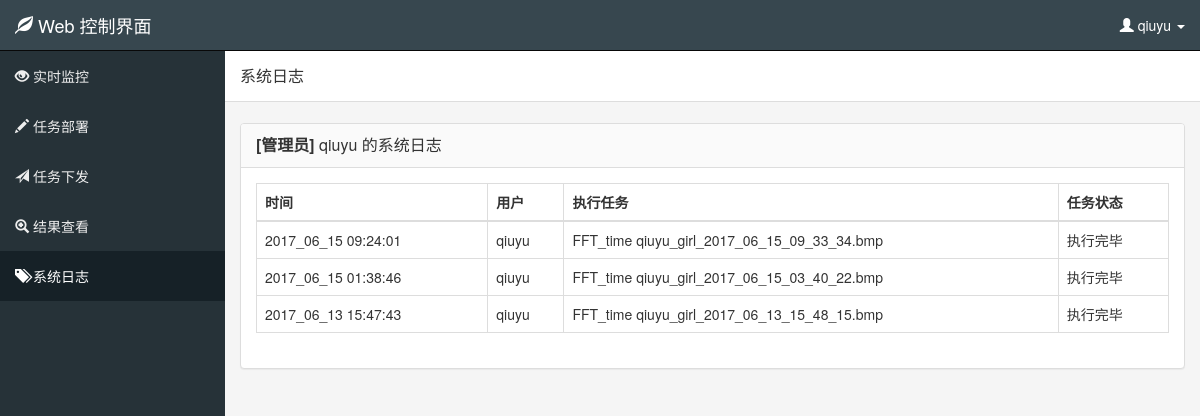
Page /system-log (signed in) on the earlier database version.
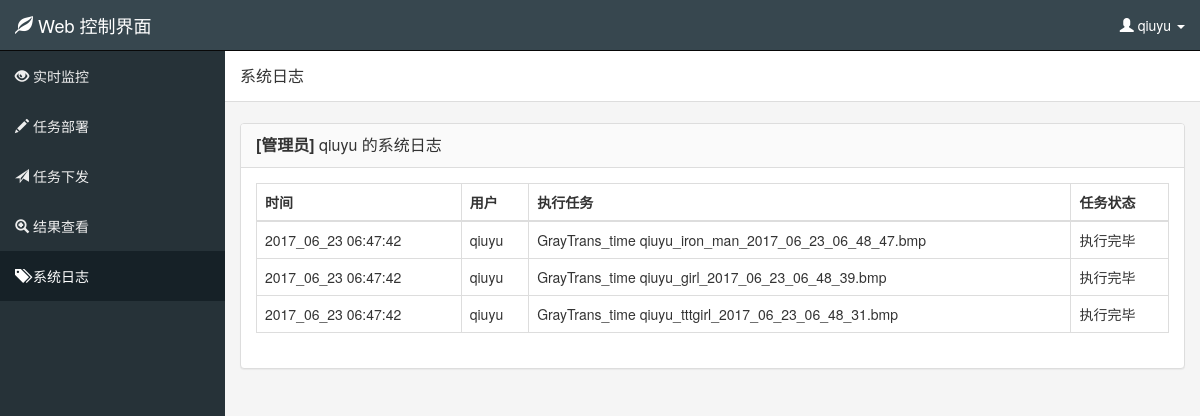
Same page on the later database version.
### app/models.py (models this page shows, shortened)
class User(UserMixin, db.Model):
    __tablename__ = 'users'
    id = db.Column(db.Integer, primary_key=True)
    email = db.Column(db.String(64), unique=True, index=True)
    username = db.Column(db.String(64), unique=True, index=True)
    role_id = db.Column(db.Integer, db.ForeignKey('roles.id'))
    password_hash = db.Column(db.String(128))
    confirmed = db.Column(db.Boolean, default=False)
    last_login = db.Column(db.DateTime, default=datetime.utcnow())
    last_logout = db.Column(db.DateTime, default=datetime.utcnow())
    avatar_hash = db.Column(db.String(32))
    tasks = db.relationship('Task', backref='user_task', lazy='dynamic')
    taskTemps = db.relationship('TaskTemp', backref='user_taskTemp', lazy='dynamic')
    @property
    def password(self):
        raise AttributeError('password is not a readable attribute')
    def is_Administrator(self):
        return self.role.name == "Administrator"

### app/main/views.py (the view)
@main.route('/system-log')
def system_log():
    if not current_user.is_authenticated:
        return redirect(url_for('auth.login'))
    else:
        if current_user.is_Administrator():
            tasks = Task.query.order_by(Task.timestamp.desc()).all()
        else:
            tasks = Task.query.filter_by(user_task=current_user).order_by(Task.timestamp.desc()).all()
        system_log_queue = []
        for task in tasks:
            taskName = task.type + '_' + task.attr + ' ' + \
                       task.data_file_name
            taskStatus = u'等待'
            if task.task_status == Task_Status.WAITING:
                taskStatus = u'等待'
            elif task.task_status == Task_Status.EXECUTABLE:
                taskStatus = u'可执行'
            elif task.task_status == Task_Status.RUNNING:
                taskStatus = u'正在执行'
            elif task.task_status == Task_Status.DONE:
                taskStatus = u'执行完毕'
            log = {
                'time': task.timestamp.strftime('%Y_%m_%d  %H:%M:%S'),
                'user': task.user_task.username,
                'task': taskName,
                'taskStatus': taskStatus
            }
            system_log_queue.append(log)
        return render_template('system_log.html', system_log_queue=system_log_queue, Task_Status=Task_Status)

### app/auth/views.py (called while the page is built)
@auth.before_app_request
def before_request():
    if current_user.is_authenticated \
            and not current_user.confirmed \
            and request.endpoint[:5] != 'auth.' \
            and request.endpoint != 'static':
        return redirect(url_for('auth.unconfirmed'))

### app/models.py (called while the page is built)
@login_manager.user_loader
def load_user(user_id):
    return User.query.get(int(user_id))

### app/templates/system_log.html (shortened to what this page needs)
{% extends "base.html" %}
{% set active_page = 'system_log' %}
{% block head %}
    {{ super() }}
    <link href="https://o.qcloud.com/static_api/v3/assets/datatables-1.10.7/dataTables.bootstrap.css" rel="stylesheet"/>
{% endblock head %}
{% block page_header %}
    系统日志
{% endblock page_header %}
{% block page_content %}
<div class="row">
    <div class="col-md-12">
        <div class="panel panel-default">
            <div class="panel-heading">
                <div class="panel-title">
                    {% if current_user.is_Administrator() %}<b>[管理员] </b>{% endif %}
                    {{ current_user.username }} 的系统日志
                </div>
            </div>
            <div class="panel-body">
                <table id="system_log" class="table table-bordered table-hover">
                    <thead>
                        <tr>
                            <th>时间</th>
                            <th>用户</th>
                            <th>执行任务</th>
                            <th>任务状态</th>
                        </tr>
                    </thead>
                    <tbody>
                        {% for log in system_log_queue %}
                            <tr>
                                <td>{{ log.get('time')|safe }}</td>
                                <td>{{ log.get('user')|safe }}</td>
                                <td>{{ log.get('task')|safe }}</td>
                                <td>{{ log.get('taskStatus')|safe }}</td>
                            </tr>
                        {% endfor %}
                    </tbody>
                </table>
            </div>
        </div>
    </div>
</div>
{% endblock page_content %}

### app/templates/base.html (shortened to what this page needs)
{% extends "bootstrap/base.html" %}
{% block html_attribs %} lang="zh" {% endblock html_attribs %}
{% block head %}
    {{ super() }}
    <link rel="stylesheet" href="https://o.qcloud.com/static_api/v3/assets/kendoui-2015.2.624/styles/kendo.common.min.css" />
    <link rel="stylesheet" href="https://o.qcloud.com/static_api/v3/assets/kendoui-2015.2.624/styles/kendo.default.min.css" />
    <link href="{{ url_for('static', filename='styles.css') }}" rel="stylesheet" type="text/css">
    <link href="{{ url_for('static', filename='sb-admin.css') }}" rel="stylesheet" type="text/css">
    <link href="{{ url_for('static', filename='sb-bk-theme.css') }}" rel="stylesheet" type="text/css">
    <link href="{{ url_for('static', filename='fileinput/fileinput.min.css') }}" rel="stylesheet" type="text/css">
{% endblock head %}
{% block body %}
    <div id="wrapper">
        {% block navbar %}
            <nav class="navbar navbar-inverse navbar-fixed-top" role="navigation">
                <div class="navbar-header">
                    <a class="navbar-brand" href="index.html">
                        <span class="glyphicon glyphicon-leaf"></span>
                        Web 控制界面
                    </a>
                </div>
                <ul class="nav navbar-right top-nav">
                    <li class="dropdown">
                        <a href="#" class="dropdown-toggle" data-toggle="dropdown">
                            <span class="glyphicon glyphicon-user"></span> {{ current_user.username }} <b class="caret"></b></a>
                    </li>
                </ul>
                <div class="collapse navbar-collapse" id="navbar-ex1-collapse">
                    <ul class="nav navbar-nav side-nav">
                        {% set navigation_bar = [
                        (url_for('main.index'), 'index', '实时监控', 'glyphicon glyphicon-eye-open'),
                        (url_for('main.deploy_task'), 'deploy_task', '任务部署', 'glyphicon glyphicon-pencil'),
                        (url_for('main.issue_task'), 'issue_task', '任务下发', 'glyphicon glyphicon-send'),
                        (url_for('main.view_results'), 'view_results', '结果查看', 'glyphicon glyphicon-zoom-in'),
                        (url_for('main.system_log'), 'system_log', '系统日志', 'glyphicon glyphicon-tags')] %}
                        {% set active_page = active_page|default('monitoring') %}
                        {% for href, id, caption, icon_class in navigation_bar %}
                            <li {% if active_page == id %} class="active" {% endif %}>
                                <a href="{{ href|e }}"><span class="{{ icon_class }}"></span> {{ caption|e }}</a>
                            </li>
                        {% endfor %}
                    </ul>
                </div>
            </nav>
        {% endblock navbar %}
        {% block content %}
        <div id="page-wrapper">
            <div class="container-fluid">
                <div class="row page-header-box">
                    <div class="col-lg-12">
                       <h1 class="page-header">
                           {% block page_header %}{% endblock page_header %}
                       </h1>
                    </div>
                </div>
                <div class="row">
                    <div class="col-lg-12">
                    </div>
                </div>
                {% block page_content %}{% endblock page_content %}
            </div>
        </div>
        {% endblock content %}
    </div>
{% endblock body %}

### app/static/sb-admin.css (style rules this page uses)
body { margin-top: 100px; overflow-y: scroll; }
@media (min-width:768px) { body { margin-top: 50px; } }
#wrapper { padding-left: 0; }
#page-wrapper { width: 100%; padding: 0; }
@media (min-width:768px) { #wrapper { padding-left: 225px; } }
@media (min-width:768px) { #page-wrapper { padding: 10px; } }
.top-nav { padding: 0 15px; }
.top-nav>li { display: inline-block; float: left; }
.top-nav>li>a { padding-top: 15px; padding-bottom: 15px; line-height: 20px; color: #999; }
@media (min-width:768px) { .side-nav { position: fixed; top: 51px; left: 225px; width: 225px; margin-left: -225px; border: none; border-radius: 0; overflow-y: auto; background-color: #222; bottom: 0; overflow-x: hidden; padding-bottom: 40px; } }
@media (min-width:768px) { .side-nav>li>a { width: 225px; } }
.page-header { margin-top:5px; }

### app/static/sb-bk-theme.css (style rules this page uses)
body { background-color: #f5f5f5; }
.navbar-inverse .navbar-collapse, .navbar-inverse .navbar-form { background-color: #37474f; border-color: #37474f; }
.navbar-inverse .navbar-brand { color: #fff; }
.top-nav>li>a { color: #fff; }
.navbar-inverse .navbar-nav > .active > a, .navbar-inverse .navbar-nav > .active > a:hover, .navbar-inverse .navbar-nav > .active > a:focus { color: #fff; background-color: #162127; }
@media (min-width: 768px) { .side-nav { background-color: #263238; } }
@media (min-width: 768px) { #page-wrapper { padding: 0; } }
.navbar-inverse .navbar-nav > li > a { color: #eee; }
.page-header-box { border-bottom: 1px solid #ddd; background: #fff; margin-bottom: 20px; }
.page-header { padding: 0; margin: 0; font-size: 16px; height: 51px; line-height: 51px; border-bottom: none; }
.panel-default > .panel-heading { background: #fafafa; }
.navbar-inverse { background-color: #37474F; border-color: #080808; }

Differences in the rows shown:
changed User "qiuyu": get "2017_06_15 09:24:01" → "2017_06_23 06:47:42"; get "FFT_time qiuyu_girl_2017_06_15_09_33_34.bmp" → "GrayTrans_time qiuyu_iron_man_2017_06_23_06_48_47.bmp"; get "2017_06_15 01:38:46" → "2017_06_23 06:47:42"; get "FFT_time qiuyu_girl_2017_06_15_03_40_22.bmp" → "GrayTrans_time qiuyu_girl_2017_06_23_06_48_39.bmp"; get "2017_06_13 15:47:43" → "2017_06_23 06:47:42"; get "FFT_time qiuyu_girl_2017_06_13_15_48_15.bmp" → "GrayTrans_time qiuyu_tttgirl_2017_06_23_06_48_31.bmp"
